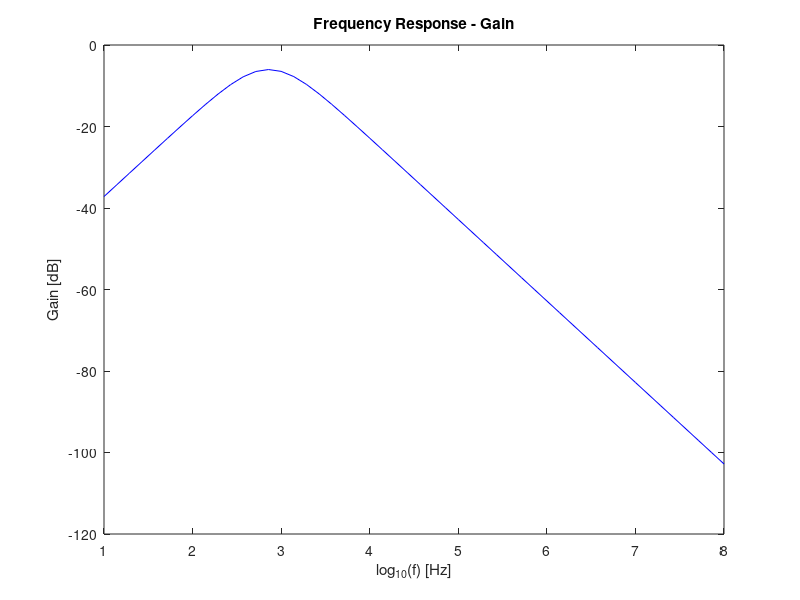

MATLAB code for this plot:
RI=1000;
RF=1000;
CI=220e-9;
CF=220e-9;


f_low = 1/(2*pi*CF*RF);
f_high = 1/(2*pi*CI*RI);

f_c=sqrt(f_low*f_high);


%Input Impedance (f=f_c)

ZI = RI + 1/(2*pi*f_c*CI);


%Output Impedance (f=f_c)

ZF = (RF*1/(2*pi*CF))/(RF+1/(2*pi*CF));


%Gain (f=f_c)

Av = -ZF/ZI;



%Frequency Response

f=logspace(1,8); %Hz
for i=1:length(f)
w=2*pi*f(i);

ZI = RI + 1/(j*w*CI);
ZF = (RF*1/(j*w*CF))/(RF+1/(j*w*CF)); %QUAL DAS DUAS FÓRMULAS??? ESTA OU...
Av (i) = -ZF/ZI; 

end


freq_db = figure ();
plot (log10(f), 20*log10(Av), "b");
xlabel ("log_{10}(f) [Hz]");
ylabel ("Gain [dB]");
title ("Frequency Response - Gain");
print (freq_db, "freq_db.eps", "-depsc");
